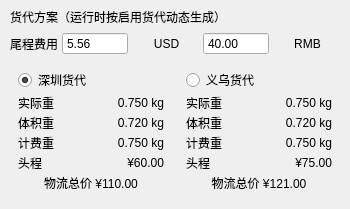
                  <widget class="QFrame" name="freightSection">
                   <property name="sizePolicy">
                    <sizepolicy hsizetype="Expanding" vsizetype="Preferred">
                     <horstretch>27</horstretch>
                     <verstretch>0</verstretch>
                    </sizepolicy>
                   </property>
                   <property name="minimumSize">
                    <size>
                     <width>350</width>
                     <height>0</height>
                    </size>
                   </property>
                   <property name="card" stdset="0">
                    <bool>true</bool>
                   </property>
                   <layout class="QVBoxLayout" name="freightLayout" stretch="0,0,1">
                    <property name="spacing">
                     <number>6</number>
                    </property>
                    <property name="leftMargin">
                     <number>10</number>
                    </property>
                    <property name="topMargin">
                     <number>8</number>
                    </property>
                    <property name="rightMargin">
                     <number>10</number>
                    </property>
                    <property name="bottomMargin">
                     <number>10</number>
                    </property>
                    <item>
                     <widget class="QLabel" name="lblFreightTitle">
                      <property name="sizePolicy">
                       <sizepolicy hsizetype="Preferred" vsizetype="Fixed">
                        <horstretch>0</horstretch>
                        <verstretch>0</verstretch>
                       </sizepolicy>
                      </property>
                      <property name="maximumSize">
                       <size>
                        <width>16777215</width>
                        <height>28</height>
                       </size>
                      </property>
                      <property name="text">
                       <string>货代方案（运行时按启用货代动态生成）</string>
                      </property>
                      <property name="sectionTitle" stdset="0">
                       <bool>true</bool>
                      </property>
                     </widget>
                    </item>
                    <item>
                     <layout class="QGridLayout" name="tailFreightLayout" columnstretch="0,1,1">
                      <property name="leftMargin">
                       <number>0</number>
                      </property>
                      <property name="topMargin">
                       <number>0</number>
                      </property>
                      <property name="rightMargin">
                       <number>0</number>
                      </property>
                      <property name="bottomMargin">
                       <number>0</number>
                      </property>
                      <property name="spacing">
                       <number>4</number>
                      </property>
                      <item row="0" column="0">
                       <widget class="QLabel" name="lblTailFreight">
                        <property name="text">
                         <string>尾程费用</string>
                        </property>
                       </widget>
                      </item>
                      <item row="0" column="1">
                       <layout class="QHBoxLayout" name="layout_spinTailFreightUsd">
                        <property name="spacing">
                         <number>6</number>
                        </property>
                        <property name="leftMargin">
                         <number>0</number>
                        </property>
                        <property name="topMargin">
                         <number>0</number>
                        </property>
                        <property name="rightMargin">
                         <number>0</number>
                        </property>
                        <property name="bottomMargin">
                         <number>0</number>
                        </property>
                        <item>
                         <widget class="QDoubleSpinBox" name="spinTailFreightUsd">
                          <property name="toolTip">
                           <string>可编辑尾程费用（USD）</string>
                          </property>
                          <property name="readOnly">
                           <bool>false</bool>
                          </property>
                          <property name="buttonSymbols">
                           <enum>QAbstractSpinBox::NoButtons</enum>
                          </property>
                          <property name="decimals">
                           <number>2</number>
                          </property>
                          <property name="minimum">
                           <double>0.000000000000000</double>
                          </property>
                          <property name="maximum">
                           <double>9999.000000000000000</double>
                          </property>
                          <property name="singleStep">
                           <double>1.000000000000000</double>
                          </property>
                          <property name="value">
                           <double>5.560000000000000</double>
                          </property>
                         </widget>
                        </item>
                        <item>
                         <widget class="QLabel" name="unit_spinTailFreightUsd">
                          <property name="minimumSize">
                           <size>
                            <width>36</width>
                            <height>0</height>
                           </size>
                          </property>
                          <property name="text">
                           <string>USD</string>
                          </property>
                          <property name="alignment">
                           <set>Qt::AlignmentFlag::AlignCenter</set>
                          </property>
                          <property name="unitLabel" stdset="0">
                           <bool>true</bool>
                          </property>
                         </widget>
                        </item>
                       </layout>
                      </item>
                      <item row="0" column="2">
                       <layout class="QHBoxLayout" name="layout_spinTailFreightRmb">
                        <property name="spacing">
                         <number>6</number>
                        </property>
                        <property name="leftMargin">
                         <number>0</number>
                        </property>
                        <property name="topMargin">
                         <number>0</number>
                        </property>
                        <property name="rightMargin">
                         <number>0</number>
                        </property>
                        <property name="bottomMargin">
                         <number>0</number>
                        </property>
                        <item>
                         <widget class="QDoubleSpinBox" name="spinTailFreightRmb">
                          <property name="toolTip">
                           <string>按当前汇率换算，仅显示</string>
                          </property>
                          <property name="readOnly">
                           <bool>true</bool>
                          </property>
                          <property name="buttonSymbols">
                           <enum>QAbstractSpinBox::NoButtons</enum>
                          </property>
                          <property name="decimals">
                           <number>2</number>
                          </property>
                          <property name="minimum">
                           <double>0.000000000000000</double>
                          </property>
                          <property name="maximum">
                           <double>99999.000000000000000</double>
                          </property>
                          <property name="singleStep">
                           <double>1.000000000000000</double>
                          </property>
                          <property name="value">
                           <double>40.000000000000000</double>
                          </property>
                          <property name="preview" stdset="0">
                           <bool>true</bool>
                          </property>
                         </widget>
                        </item>
                        <item>
                         <widget class="QLabel" name="unit_spinTailFreightRmb">
                          <property name="minimumSize">
                           <size>
                            <width>36</width>
                            <height>0</height>
                           </size>
                          </property>
                          <property name="text">
                           <string>RMB</string>
                          </property>
                          <property name="alignment">
                           <set>Qt::AlignmentFlag::AlignCenter</set>
                          </property>
                          <property name="unitLabel" stdset="0">
                           <bool>true</bool>
                          </property>
                         </widget>
                        </item>
                       </layout>
                      </item>
                     </layout>
                    </item>
                    <item>
                     <layout class="QHBoxLayout" name="forwarderCardsLayout" stretch="1,1">
                      <property name="spacing">
                       <number>6</number>
                      </property>
                      <property name="leftMargin">
                       <number>0</number>
                      </property>
                      <property name="topMargin">
                       <number>0</number>
                      </property>
                      <property name="rightMargin">
                       <number>0</number>
                      </property>
                      <property name="bottomMargin">
                       <number>0</number>
                      </property>
                      <item>
                       <widget class="QFrame" name="forwarderCardShenzhen">
                        <property name="sizePolicy">
                         <sizepolicy hsizetype="Expanding" vsizetype="Expanding">
                          <horstretch>1</horstretch>
                          <verstretch>1</verstretch>
                         </sizepolicy>
                        </property>
                        <property name="minimumSize">
                         <size>
                          <width>145</width>
                          <height>0</height>
                         </size>
                        </property>
                        <property name="selected" stdset="0">
                         <bool>true</bool>
                        </property>
                        <layout class="QGridLayout" name="forwarderShenzhenLayout" columnstretch="1,1">
                         <property name="leftMargin">
                          <number>8</number>
                         </property>
                         <property name="topMargin">
                          <number>7</number>
                         </property>
                         <property name="rightMargin">
                          <number>8</number>
                         </property>
                         <property name="bottomMargin">
                          <number>7</number>
                         </property>
                         <property name="spacing">
                          <number>2</number>
                         </property>
                         <item row="0" column="0" colspan="2">
                          <widget class="QRadioButton" name="radioForwarderShenzhen">
                           <property name="text">
                            <string>深圳货代</string>
                           </property>
                           <property name="checked">
                            <bool>true</bool>
                           </property>
                          </widget>
                         </item>
                         <item row="1" column="0">
                          <widget class="QLabel" name="lblShenzhen1Name">
                           <property name="text">
                            <string>实际重</string>
                           </property>
                          </widget>
                         </item>
                         <item row="1" column="1">
                          <widget class="QLabel" name="lblShenzhen1Value">
                           <property name="text">
                            <string>0.750 kg</string>
                           </property>
                           <property name="alignment">
                            <set>Qt::AlignmentFlag::AlignRight|Qt::AlignmentFlag::AlignTrailing|Qt::AlignmentFlag::AlignVCenter</set>
                           </property>
                          </widget>
                         </item>
                         <item row="2" column="0">
                          <widget class="QLabel" name="lblShenzhen2Name">
                           <property name="text">
                            <string>体积重</string>
                           </property>
                          </widget>
                         </item>
                         <item row="2" column="1">
                          <widget class="QLabel" name="lblShenzhen2Value">
                           <property name="text">
                            <string>0.720 kg</string>
                           </property>
                           <property name="alignment">
                            <set>Qt::AlignmentFlag::AlignRight|Qt::AlignmentFlag::AlignTrailing|Qt::AlignmentFlag::AlignVCenter</set>
                           </property>
                          </widget>
                         </item>
                         <item row="3" column="0">
                          <widget class="QLabel" name="lblShenzhen3Name">
                           <property name="text">
                            <string>计费重</string>
                           </property>
                          </widget>
                         </item>
                         <item row="3" column="1">
                          <widget class="QLabel" name="lblShenzhen3Value">
                           <property name="text">
                            <string>0.750 kg</string>
                           </property>
                           <property name="alignment">
                            <set>Qt::AlignmentFlag::AlignRight|Qt::AlignmentFlag::AlignTrailing|Qt::AlignmentFlag::AlignVCenter</set>
                           </property>
                          </widget>
                         </item>
                         <item row="4" column="0">
                          <widget class="QLabel" name="lblShenzhen4Name">
                           <property name="text">
                            <string>头程</string>
                           </property>
                          </widget>
                         </item>
                         <item row="4" column="1">
                          <widget class="QLabel" name="lblShenzhen4Value">
                           <property name="text">
                            <string>¥60.00</string>
                           </property>
                           <property name="alignment">
                            <set>Qt::AlignmentFlag::AlignRight|Qt::AlignmentFlag::AlignTrailing|Qt::AlignmentFlag::AlignVCenter</set>
                           </property>
                          </widget>
                         </item>
                         <item row="5" column="0" colspan="2">
                          <widget class="QLabel" name="lblShenzhenTotal">
                           <property name="text">
                            <string>物流总价 ¥110.00</string>
                           </property>
                           <property name="alignment">
                            <set>Qt::AlignmentFlag::AlignCenter</set>
                           </property>
                           <property name="totalValue" stdset="0">
                            <bool>true</bool>
                           </property>
                          </widget>
                         </item>
                        </layout>
                        <property name="uiPlaceholder">
                         <bool>true</bool>
                        </property>
                       </widget>
                      </item>
                      <item>
                       <widget class="QFrame" name="forwarderCardYiwu">
                        <property name="sizePolicy">
                         <sizepolicy hsizetype="Expanding" vsizetype="Expanding">
                          <horstretch>1</horstretch>
                          <verstretch>1</verstretch>
                         </sizepolicy>
                        </property>
                        <property name="minimumSize">
                         <size>
                          <width>145</width>
                          <height>0</height>
                         </size>
                        </property>
                        <layout class="QGridLayout" name="forwarderYiwuLayout" columnstretch="1,1">
                         <property name="leftMargin">
                          <number>8</number>
                         </property>
                         <property name="topMargin">
                          <number>7</number>
                         </property>
                         <property name="rightMargin">
                          <number>8</number>
                         </property>
                         <property name="bottomMargin">
                          <number>7</number>
                         </property>
                         <property name="spacing">
                          <number>2</number>
                         </property>
                         <item row="0" column="0" colspan="2">
                          <widget class="QRadioButton" name="radioForwarderYiwu">
                           <property name="text">
                            <string>义乌货代</string>
                           </property>
                          </widget>
                         </item>
                         <item row="1" column="0">
                          <widget class="QLabel" name="lblYiwu1Name">
                           <property name="text">
                            <string>实际重</string>
                           </property>
                          </widget>
                         </item>
                         <item row="1" column="1">
                          <widget class="QLabel" name="lblYiwu1Value">
                           <property name="text">
                            <string>0.750 kg</string>
                           </property>
                           <property name="alignment">
                            <set>Qt::AlignmentFlag::AlignRight|Qt::AlignmentFlag::AlignTrailing|Qt::AlignmentFlag::AlignVCenter</set>
                           </property>
                          </widget>
                         </item>
                         <item row="2" column="0">
                          <widget class="QLabel" name="lblYiwu2Name">
                           <property name="text">
                            <string>体积重</string>
                           </property>
                          </widget>
                         </item>
                         <item row="2" column="1">
                          <widget class="QLabel" name="lblYiwu2Value">
                           <property name="text">
                            <string>0.720 kg</string>
                           </property>
                           <property name="alignment">
                            <set>Qt::AlignmentFlag::AlignRight|Qt::AlignmentFlag::AlignTrailing|Qt::AlignmentFlag::AlignVCenter</set>
                           </property>
                          </widget>
                         </item>
                         <item row="3" column="0">
                          <widget class="QLabel" name="lblYiwu3Name">
                           <property name="text">
                            <string>计费重</string>
                           </property>
                          </widget>
                         </item>
                         <item row="3" column="1">
                          <widget class="QLabel" name="lblYiwu3Value">
                           <property name="text">
                            <string>0.750 kg</string>
                           </property>
                           <property name="alignment">
                            <set>Qt::AlignmentFlag::AlignRight|Qt::AlignmentFlag::AlignTrailing|Qt::AlignmentFlag::AlignVCenter</set>
                           </property>
                          </widget>
                         </item>
                         <item row="4" column="0">
                          <widget class="QLabel" name="lblYiwu4Name">
                           <property name="text">
                            <string>头程</string>
                           </property>
                          </widget>
                         </item>
                         <item row="4" column="1">
                          <widget class="QLabel" name="lblYiwu4Value">
                           <property name="text">
                            <string>¥75.00</string>
                           </property>
                           <property name="alignment">
                            <set>Qt::AlignmentFlag::AlignRight|Qt::AlignmentFlag::AlignTrailing|Qt::AlignmentFlag::AlignVCenter</set>
                           </property>
                          </widget>
                         </item>
                         <item row="5" column="0" colspan="2">
                          <widget class="QLabel" name="lblYiwuTotal">
                           <property name="text">
                            <string>物流总价 ¥121.00</string>
                           </property>
                           <property name="alignment">
                            <set>Qt::AlignmentFlag::AlignCenter</set>
                           </property>
                           <property name="totalValue" stdset="0">
                            <bool>true</bool>
                           </property>
                          </widget>
                         </item>
                        </layout>
                        <property name="uiPlaceholder">
                         <bool>true</bool>
                        </property>
                       </widget>
                      </item>
                     </layout>
                    </item>
                   </layout>
                  </widget>
